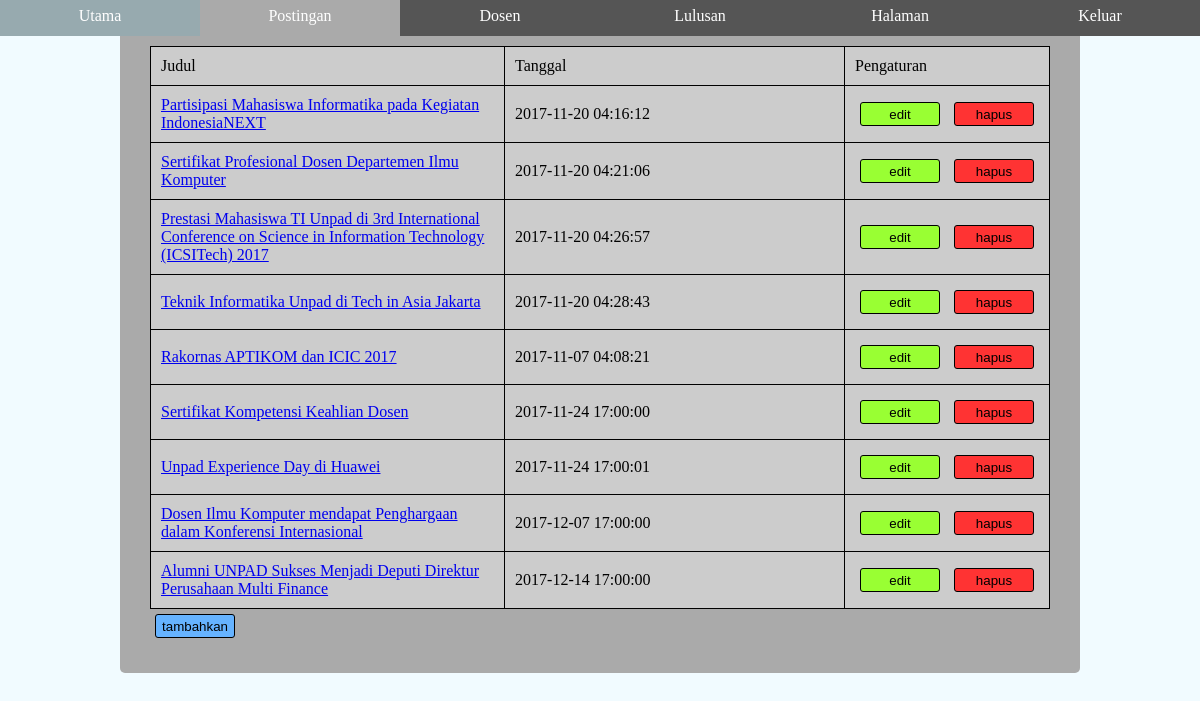
The page /admin/postingan.php on the database as committed earlier.
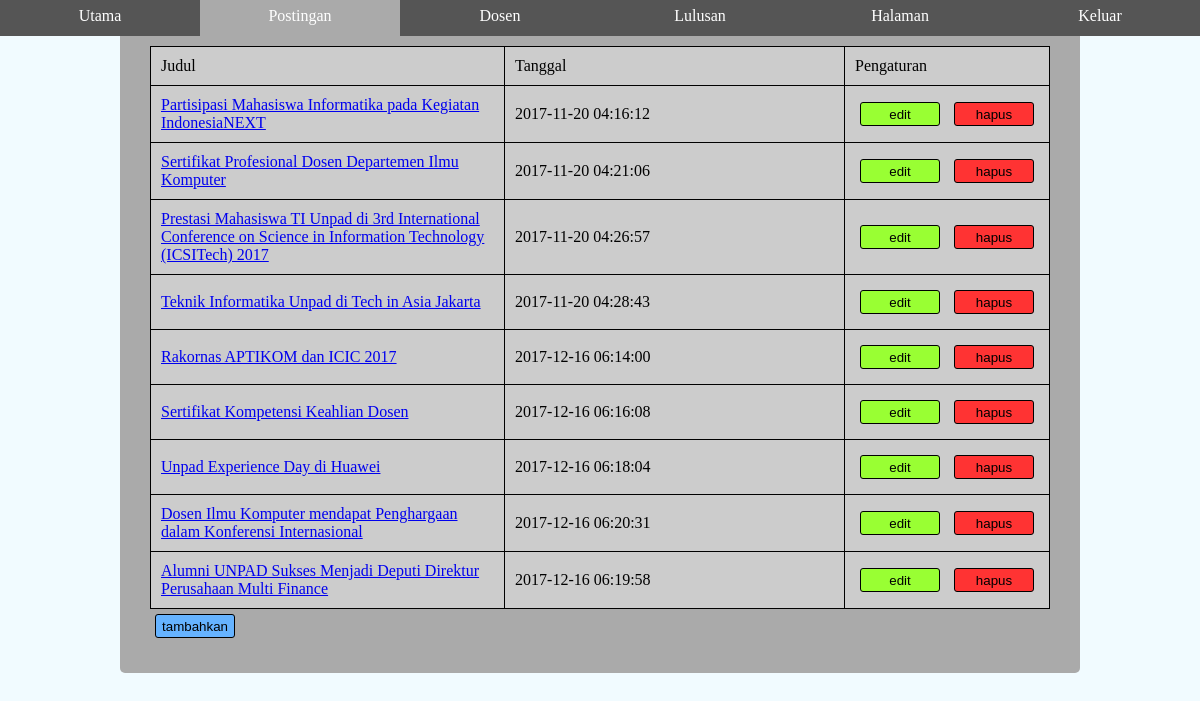
The same page on the database as committed later.
### tables this page shows
CREATE TABLE `posting` (
  `ID` int(11) NOT NULL,
  `Judul` text NOT NULL,
  `Tanggal` timestamp NOT NULL DEFAULT CURRENT_TIMESTAMP,
  `Isi` text NOT NULL,
  `Author` text NOT NULL,
  `tag0` int(11) DEFAULT NULL,
  `tag1` int(11) DEFAULT NULL,
  `tag2` int(11) DEFAULT NULL,
  `tag3` int(11) DEFAULT NULL,
  `tag4` int(11) DEFAULT NULL,
  `tag5` int(11) DEFAULT NULL,
  `tag6` int(11) DEFAULT NULL,
  `tag7` int(11) DEFAULT NULL,
  `tag8` int(11) DEFAULT NULL
);

### admin/postingan.php (the view, shortened to what this page needs)
<!DOCTYPE html>
<html lang="en" xmlns="http://www.w3.org/1999/xhtml">
<head>
</head>
<body>
    <?php include 'admin-navbar.php';?>
    <div class="admin-content-pos">
        <div class="admin-main-content">
            <table class="table-post">
                <col><col><col>
                <tr>
                    <td>Judul</td>
                    <td>Tanggal</td>
                    <td>Pengaturan</td>
                </tr>
				<?php
					include '../database.php';
					$sql = "SELECT `ID`, `Judul`, `Tanggal`, `Author` FROM `posting`";
					$result = $conn->query($sql);
					while($row = $result->fetch_assoc())
					{
				?>
						<tr>
						<td> <a href="/dui/posting.php?ID=<?php echo $row["ID"] ?>"> <?php echo	$row["Judul"] ?></a></td>
						<td> <?php echo	$row["Tanggal"] ?></td>
						<td>
							<button id="update-button" type="button" onclick="showUpdateDiv(<?php echo	$row["ID"] ?>)">edit</button>
							<button id="delete-button" type="button" onclick="showDeleteDiv(<?php echo	$row["ID"] ?>)">hapus</button></td>
						</tr>
						<?php
					}
				?>
            </table>
            <button id="insert-button" style="left:0;" type="button" onclick="showInsertDiv()">tambahkan</button>
        </div>
    </div>
</body>
</html>

Rows that differ between the two databases and show on the page:
changed posting "Rakornas APTIKOM dan ICIC 2017": Tanggal "2017-11-07 04:08:21" → "2017-12-16 06:14:00"
changed posting "Sertifikat Kompetensi Keahlian Dosen": Tanggal "2017-11-24 17:00:00" → "2017-12-16 06:16:08"
changed posting "Unpad Experience Day di Huawei": Tanggal "2017-11-24 17:00:01" → "2017-12-16 06:18:04"
changed posting "Dosen Ilmu Komputer mendapat Penghargaan dalam Konferensi Internasional": Tanggal "2017-12-07 17:00:00" → "2017-12-16 06:20:31"
changed posting "Alumni UNPAD Sukses Menjadi Deputi Direktur Perusahaan Multi Finance": Tanggal "2017-12-14 17:00:00" → "2017-12-16 06:19:58"
